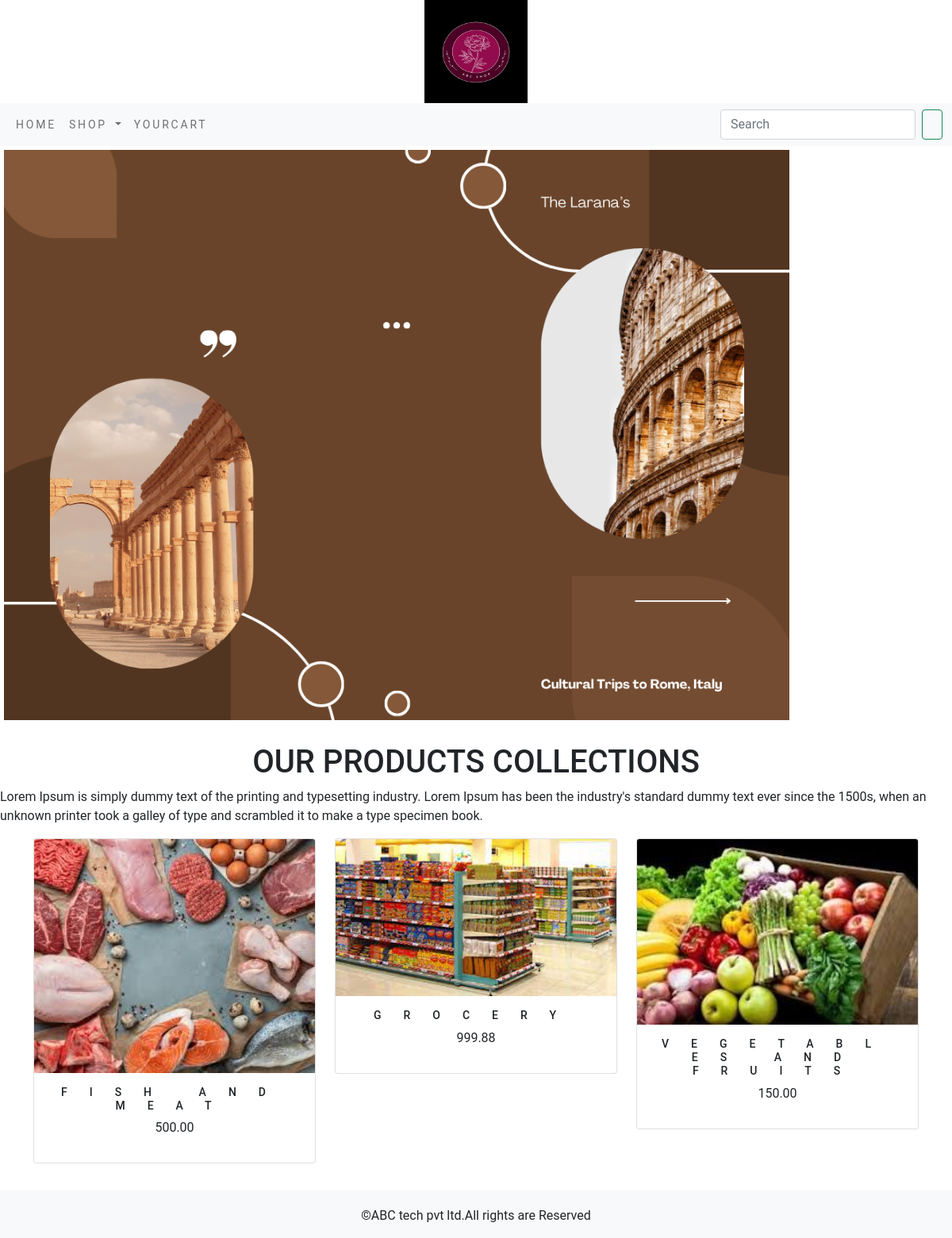
The app's page /shop/ with its own data.
### shop/models.py (models this page shows, shortened)
class Product(models.Model):
    name = models.CharField(max_length=250,unique=True)
    slug = models.SlugField(max_length=250,unique=True)
    description = models.TextField(blank=True)
    price = models.DecimalField(max_digits=10,decimal_places=2)
    category = models.ForeignKey(Category,on_delete=models.CASCADE)
    image = models.ImageField(upload_to='product',blank=True)
    stock = models.IntegerField()
    available = models.BooleanField(default=True)
    created = models.DateTimeField(auto_now_add=True)
    updated = models.DateTimeField(auto_now=True)
    class Meta:
        ordering = ('name',)
        verbose_name = 'product'
        verbose_name_plural = 'products'
    def get_url(self):
        return reverse('shop:prodCatDetail',args=[self.category.slug , self.slug])

### shop/views.py (the view)
# urls.py: path('', views.allProdCat, name='allProdCat'),
def allProdCat(request, c_slug=None):
    c_page = None
    products_list = None
    if c_slug != None:
        c_page = get_object_or_404(Category, slug=c_slug)
        products_list = Product.objects.filter(category=c_page,available=True)
    else:
        products_list = Product.objects.filter(available=True)
    paginator = Paginator(products_list,6)
    page_number = request.GET.get('page')
    try:
        products = paginator.page(page_number)
    except PageNotAnInteger:
        products = paginator.page(1)
    except EmptyPage:
        products = paginator.page((paginator.num_pages))
    return render(request,"category.html",{'category': c_page, 'products': products})

### shop/context_processors.py (called while the page is built)
def menu_links(request):
    links = Category.objects.all()
    return dict(links=links)

### shop/models.py (called while the page is built)
    def get_url(self):
        return reverse('shop:products_by_category',args=[self.slug])

### templates/category.html (shortened to what this page needs)
{% extends 'base.html' %}
{% load static %}
  {% block content %}
      <div class="mx-auto">
       {% if category %}
         <img class="my_image" src="{{category.image.url}}" alt="{{category.name}}">
   </div>
<br>
      <div>
          <h1 class="text center my_title">{{category.name}}</h1>
          <p class="text justify"> {{category.description}}</p>
      </div>
      {% else %}
          <div>
              <img class="my_image my_image_padding" src="{% static 'img/banner.png' %}" alt="our products" width="1000px;">
          </div><br>
           <div>
               <h1 class="text-center my_title"> OUR PRODUCTS COLLECTIONS</h1>
               <p class="text-justify">Lorem Ipsum is simply dummy text of the printing and typesetting industry. Lorem Ipsum has been the industry's standard dummy text ever since the 1500s, when an unknown printer took a galley of type and scrambled it to make a type specimen book.</p>
           </div>
          <div class="container">
              <div class="row mx_auto">
                  {% for product in products %}
                     <div class="my_bottom_margin col-9 col-sm-12 col-md-4 xol-lg-4">
                        <div class="card text-center" style="min-width:18rem;">
                          <a href="{{product.get_url}}"><img class="card-img-top my_image" src="{{product.image.url}}" alt="{{product.name}}"></a>
                            <div class="card-body">
                               <h4>{{product.name}}</h4>
                                <p>{{product.price}}</p>
                            </div>
                      </div>
                     </div>
                  {% endfor %}
              </div>
              <br>
          </div>
 {% endif %}
  {% endblock %}

### templates/base.html (shortened to what this page needs)
{% load static %}
<!DOCTYPE html>
<html lang="en" xmlns="http://www.w3.org/1999/html" xmlns="http://www.w3.org/1999/html">
<head>
    <link href="{% static 'css/bootstrap.min.css' %}" rel="stylesheet">
    <link href="{% static 'css/custom.css' %}" rel="stylesheet">
</head>
<body>
 <div>
    {% include 'header.html' %}
    {% include 'navbar.html' %}
    {% block content %}
     {% endblock %}
 </div>
    {% include 'footer.html' %}
</body>
</html>

### templates/header.html
{% load static %}
<header>
    <center>
        <a href="{% url 'shop:allProdCat' %}"> <img src="{% static 'img/logo.png' %}" alt="logimage" width="130px;" height="130px;"></a>
    </center>
</header>

### templates/navbar.html (shortened to what this page needs)
<nav class="navbar navbar-expand-lg navbar-light bg-light">
  <div class="container-fluid">
    <div class="collapse navbar-collapse" id="navbarSupportedContent">
      <ul class="navbar-nav me-auto mb-2 mb-lg-0">
        <li class="nav-item">
          <a class="nav-link" href="#">HOME</a>
        </li>
        <li class="nav-item dropdown {% if 'shop' in request.path %} active {% endif %}">
          <a class="nav-link dropdown-toggle" href="#" id="navbarDropdown" role="button" data-bs-toggle="dropdown" aria-expanded="false">
            SHOP
          </a>
        </li>
        <li class="nav-item">
          <a class="nav-link" href="{% url 'cart:cart_detail' %}"> yourcart</a>
        </li>
      </ul>
      <form class="d-flex" action="{% url 'search_app:SearchResult' %}" method="get" >
        <input class="form-control me-2" type="search" placeholder="Search" name="q" aria-label="Search">
        <button class="btn btn-outline-success" type="submit"></button>
      </form>
    </div>
  </div>
</nav>

### templates/footer.html
<div class="footer-navbar-fixed-bottom my_footer">
    <p class="text-center">&copy;ABC tech pvt ltd.All rights are Reserved  </p>
</div>

### static/css/custom.css (style rules this page uses)
body { font-family: 'Roboto', sans-serif; }
.nav-item { letter-spacing : .2em; font-size : 14px; text-transform : uppercase; }
.my_footer { background-color:#f8f9fa; height:60px; }
.my_footer p { padding-top:20px; }
.my_image_padding { padding:5px; }
.my_bottom_margin { margin-bottom:10px; }
.card-body h4 { font-size:14px; text-transform:uppercase; letter-spacing:2em; }

### records on screen
Product: image (picture), name "FISH AND MEAT", price "500.00"
Product: image (picture), name "GROCERY", price "999.88"
Product: image (picture), name "VEGETABLES AND FRUITS", price "150.00"
